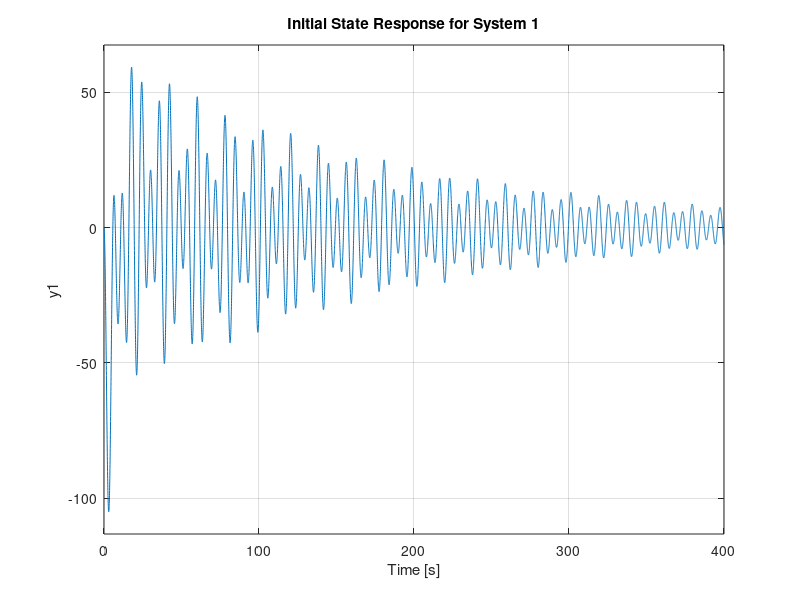
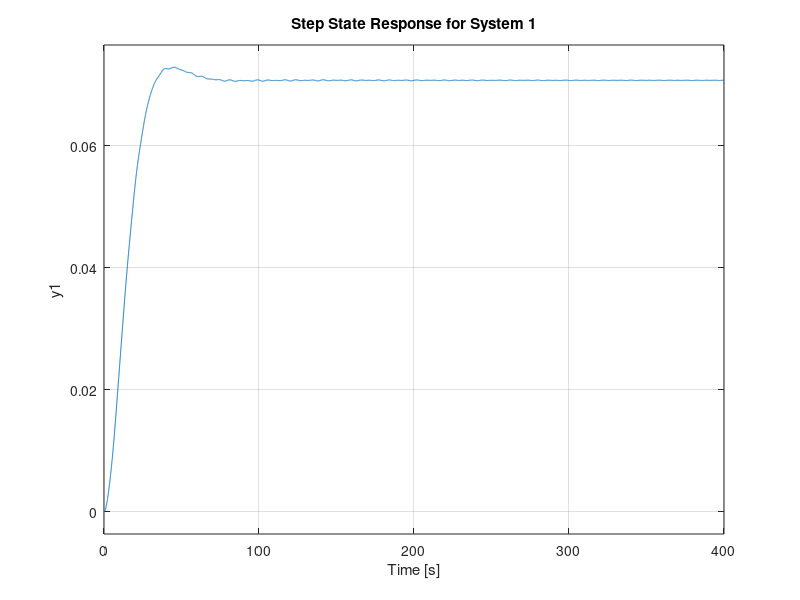
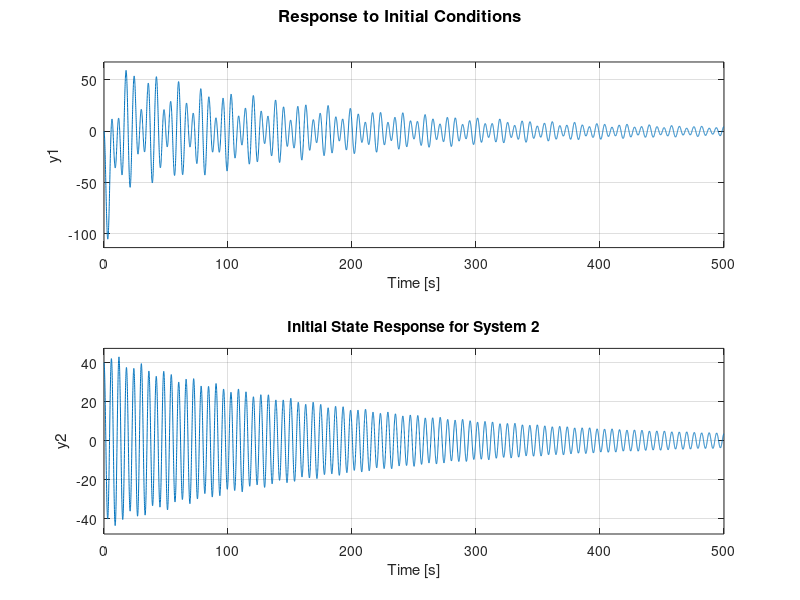
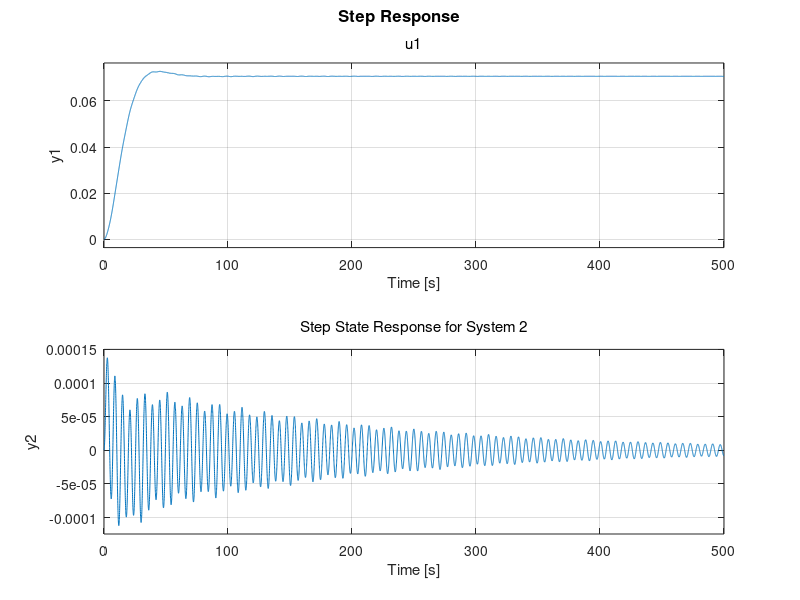

These charts were generated, in order, by the following MATLAB code:
% Part_F_Luenberger_observer_non-linear_system


% Define System Parameters
m1=100; % in kg
m2=100; % in kg
M=1000; % in kg
l1=20; % in meters
l2=10; % in meters
g=9.81; % m/s

% State-Space Matrices
A = [0 1 0 0 0 0; 
     0 0 -(m1*g)/M 0 -(m2*g)/M 0;
     0 0 0 1 0 0;
     0 0 -((M+m1)*g)/(M*l1) 0 -(m2*g)/(M*l1) 0;
     0 0 0 0 0 1;
     0 0 -(m1*g)/(M*l2) 0 -(g*(M+m2))/(M*l2) 0];

B = [0; 1/M; 0; 1/(M*l1); 0; 1/(M*l2)];

% Output Matrices for Observable Cases
C1 = [1 0 0 0 0 0];% C1 matrix to monitor x(t)
C3 = [1 0 0 0 0 0; 0 0 0 0 1 0];% C3 matrix to monitor x(t), theta2(t) 
C4 = [1 0 0 0 0 0; 0 0 1 0 0 0; 0 0 0 0 1 0];% C4 matrix to monitor x(t), theta1(t), theta2(t) 
% Lqr  
Q = diag([10 200 2000 1000 200 10]);%Used diag function to mention the diagonal components in the Q matrix.
R = 0.05;
K = lqr(A,B,Q,R); % using in built function for lqr controlller

% Design of Luenberger Observer
poles = -1:-1:-6;
L1 = place(A', C1', poles)'; % Luenberger matrix L1 by pole placement
L3 = place(A', C3', poles)'; %Luenberger matrix L3
L4 = place(A', C4', poles)'; %Luenberger matrix L4

% Define Systems for Simulation
systems = {
    struct('A', A - B * K, 'B', B, 'C', C1, 'L', L1);
    struct('A', A - B * K, 'B', B, 'C', C3, 'L', L3);
    struct('A', A - B * K, 'B', B, 'C', C4, 'L', L4)
};

% Initial Conditions and 6 estimate values
x_init = [0, 0, 20, 0, 40, 0, 0, 0, 0, 0, 0, 0];

% loop for finding augumented matrix and plot simulations
for i = 1:length(systems)
    sys = systems{i};
    A_aug = [sys.A sys.B * K; zeros(size(sys.A)) sys.A - sys.L * sys.C];
    B_aug = [sys.B; zeros(size(sys.B))];
    C_aug = [sys.C zeros(size(sys.C))];
    D = 0;

    ss_sys = ss(A_aug, B_aug, C_aug, D);
    
    figure;
    initial(ss_sys, x_init);
    title(sprintf('Initial State Response for System %d', i));
    grid on;
    
    figure;
    step(ss_sys);
    title(sprintf('Step State Response for System %d', i));
    grid on;
end
